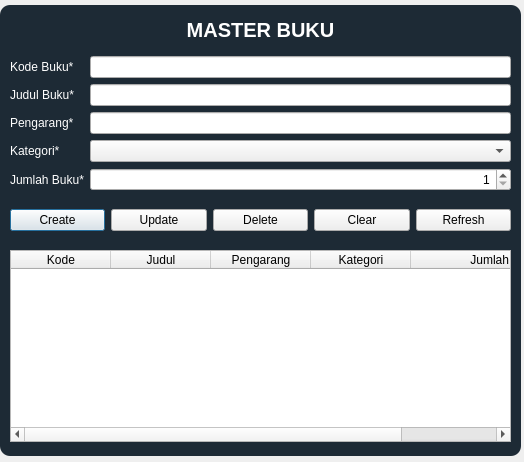
<?xml version="1.0" encoding="UTF-8"?>
<ui version="4.0">
 <class>MasterBuku</class>
 <widget class="QDialog" name="MasterBuku">
  <property name="geometry">
   <rect>
    <x>0</x>
    <y>0</y>
    <width>524</width>
    <height>462</height>
   </rect>
  </property>
  <property name="windowTitle">
   <string>Master Buku</string>
  </property>
  <property name="windowIcon">
   <iconset>
    <normaloff>book-icon.png</normaloff>book-icon.png</iconset>
  </property>
  <widget class="QWidget" name="horizontalLayoutWidget">
   <property name="geometry">
    <rect>
     <x>10</x>
     <y>200</y>
     <width>501</width>
     <height>41</height>
    </rect>
   </property>
   <layout class="QHBoxLayout" name="horizontalLayout">
    <item>
     <widget class="QPushButton" name="btnCreate">
      <property name="toolTip">
       <string>Tambah data buku</string>
      </property>
      <property name="styleSheet">
       <string notr="true">
QPushButton#btnCreate:pressed{
padding-left:5px;
padding-top:5px;
background-color:rgba(2, 65, 118, 100);
background-position:calc(100% - 10px)center;
}
QPushButton#btnCreate:hover{
background-color:rgba(2, 65, 118, 200);
}</string>
      </property>
      <property name="text">
       <string>Create</string>
      </property>
     </widget>
    </item>
    <item>
     <widget class="QPushButton" name="btnUpdate">
      <property name="toolTip">
       <string>Update data buku</string>
      </property>
      <property name="styleSheet">
       <string notr="true">
QPushButton#btnUpdate:pressed{
padding-left:5px;
padding-top:5px;
background-color:rgba(2, 65, 118, 100);
background-position:calc(100% - 10px)center;
}
QPushButton#btnUpdate:hover{
background-color:rgba(2, 65, 118, 200);
}</string>
      </property>
      <property name="text">
       <string>Update</string>
      </property>
     </widget>
    </item>
    <item>
     <widget class="QPushButton" name="btnDelete">
      <property name="toolTip">
       <string>Hapus data buku</string>
      </property>
      <property name="styleSheet">
       <string notr="true">
QPushButton#btnDelete:pressed{
padding-left:5px;
padding-top:5px;
background-color:rgba(2, 65, 118, 100);
background-position:calc(100% - 10px)center;
}
QPushButton#btnDelete:hover{
background-color:rgba(2, 65, 118, 200);
}</string>
      </property>
      <property name="text">
       <string>Delete</string>
      </property>
     </widget>
    </item>
    <item>
     <widget class="QPushButton" name="btnClear">
      <property name="toolTip">
       <string>Clear input</string>
      </property>
      <property name="styleSheet">
       <string notr="true">
QPushButton#btnClear:pressed{
padding-left:5px;
padding-top:5px;
background-color:rgba(2, 65, 118, 100);
background-position:calc(100% - 10px)center;
}
QPushButton#btnClear:hover{
background-color:rgba(2, 65, 118, 200);
}</string>
      </property>
      <property name="text">
       <string>Clear</string>
      </property>
     </widget>
    </item>
    <item>
     <widget class="QPushButton" name="btnRefresh">
      <property name="toolTip">
       <string>Refresh tabel buku</string>
      </property>
      <property name="styleSheet">
       <string notr="true">
QPushButton#btnRefresh:pressed{
padding-left:5px;
padding-top:5px;
background-color:rgba(2, 65, 118, 100);
background-position:calc(100% - 10px)center;
}
QPushButton#btnRefresh:hover{
background-color:rgba(2, 65, 118, 200);
}</string>
      </property>
      <property name="text">
       <string>Refresh</string>
      </property>
     </widget>
    </item>
   </layout>
  </widget>
  <widget class="QTableWidget" name="tblBuku">
   <property name="geometry">
    <rect>
     <x>10</x>
     <y>250</y>
     <width>501</width>
     <height>192</height>
    </rect>
   </property>
   <column>
    <property name="text">
     <string>Kode</string>
    </property>
   </column>
   <column>
    <property name="text">
     <string>Judul</string>
    </property>
   </column>
   <column>
    <property name="text">
     <string>Pengarang</string>
    </property>
   </column>
   <column>
    <property name="text">
     <string>Kategori</string>
    </property>
   </column>
   <column>
    <property name="text">
     <string>Jumlah</string>
    </property>
    <property name="textAlignment">
     <set>AlignTrailing|AlignVCenter</set>
    </property>
   </column>
  </widget>
  <widget class="QWidget" name="verticalLayoutWidget">
   <property name="geometry">
    <rect>
     <x>10</x>
     <y>10</y>
     <width>501</width>
     <height>181</height>
    </rect>
   </property>
   <layout class="QVBoxLayout" name="verticalLayout">
    <item>
     <widget class="QLabel" name="label_6">
      <property name="sizePolicy">
       <sizepolicy hsizetype="Preferred" vsizetype="Preferred">
        <horstretch>0</horstretch>
        <verstretch>0</verstretch>
       </sizepolicy>
      </property>
      <property name="font">
       <font>
        <pointsize>15</pointsize>
        <weight>75</weight>
        <bold>true</bold>
       </font>
      </property>
      <property name="layoutDirection">
       <enum>Qt::RightToLeft</enum>
      </property>
      <property name="styleSheet">
       <string notr="true">color: rgb(255, 255, 255);
border: 0px solid;</string>
      </property>
      <property name="text">
       <string>MASTER BUKU</string>
      </property>
      <property name="alignment">
       <set>Qt::AlignCenter</set>
      </property>
     </widget>
    </item>
    <item>
     <layout class="QFormLayout" name="formLayout">
      <item row="0" column="0">
       <widget class="QLabel" name="label">
        <property name="styleSheet">
         <string notr="true">color: rgb(255, 255, 255);
border: 0px solid;</string>
        </property>
        <property name="text">
         <string>Kode Buku*</string>
        </property>
       </widget>
      </item>
      <item row="0" column="1">
       <widget class="QLineEdit" name="edtKodeBuku">
        <property name="toolTip">
         <string>Masukkan kode buku</string>
        </property>
       </widget>
      </item>
      <item row="1" column="0">
       <widget class="QLabel" name="label_2">
        <property name="styleSheet">
         <string notr="true">color: rgb(255, 255, 255);
border: 0px solid;</string>
        </property>
        <property name="text">
         <string>Judul Buku*</string>
        </property>
       </widget>
      </item>
      <item row="1" column="1">
       <widget class="QLineEdit" name="edtJudulBuku">
        <property name="toolTip">
         <string>Masukkan judul buku</string>
        </property>
       </widget>
      </item>
      <item row="2" column="0">
       <widget class="QLabel" name="label_5">
        <property name="styleSheet">
         <string notr="true">color: rgb(255, 255, 255);
border: 0px solid;</string>
        </property>
        <property name="text">
         <string>Pengarang*</string>
        </property>
       </widget>
      </item>
      <item row="2" column="1">
       <widget class="QLineEdit" name="edtPengarang">
        <property name="toolTip">
         <string>Masukkan nama pengarang</string>
        </property>
       </widget>
      </item>
      <item row="3" column="0">
       <widget class="QLabel" name="label_4">
        <property name="styleSheet">
         <string notr="true">color: rgb(255, 255, 255);
border: 0px solid;</string>
        </property>
        <property name="text">
         <string>Kategori*</string>
        </property>
       </widget>
      </item>
      <item row="3" column="1">
       <widget class="QComboBox" name="cboKategori">
        <property name="toolTip">
         <string>Masukkan kategori buku</string>
        </property>
       </widget>
      </item>
      <item row="4" column="0">
       <widget class="QLabel" name="label_3">
        <property name="styleSheet">
         <string notr="true">color: rgb(255, 255, 255);
border: 0px solid;</string>
        </property>
        <property name="text">
         <string>Jumlah Buku*</string>
        </property>
       </widget>
      </item>
      <item row="4" column="1">
       <widget class="QSpinBox" name="spnJumlahBuku">
        <property name="toolTip">
         <string>Masukkan jumlah buku</string>
        </property>
        <property name="alignment">
         <set>Qt::AlignRight|Qt::AlignTrailing|Qt::AlignVCenter</set>
        </property>
        <property name="minimum">
         <number>1</number>
        </property>
        <property name="maximum">
         <number>500</number>
        </property>
       </widget>
      </item>
     </layout>
    </item>
   </layout>
  </widget>
  <widget class="QLabel" name="label_8">
   <property name="geometry">
    <rect>
     <x>0</x>
     <y>5</y>
     <width>521</width>
     <height>451</height>
    </rect>
   </property>
   <property name="styleSheet">
    <string notr="true">background-color:rgba(16, 30, 41, 240);
border-radius:10px;</string>
   </property>
   <property name="text">
    <string/>
   </property>
  </widget>
  <zorder>label_8</zorder>
  <zorder>horizontalLayoutWidget</zorder>
  <zorder>tblBuku</zorder>
  <zorder>verticalLayoutWidget</zorder>
 </widget>
 <tabstops>
  <tabstop>btnCreate</tabstop>
  <tabstop>btnUpdate</tabstop>
  <tabstop>btnDelete</tabstop>
  <tabstop>btnClear</tabstop>
  <tabstop>btnRefresh</tabstop>
  <tabstop>edtKodeBuku</tabstop>
  <tabstop>edtJudulBuku</tabstop>
  <tabstop>edtPengarang</tabstop>
  <tabstop>cboKategori</tabstop>
  <tabstop>spnJumlahBuku</tabstop>
  <tabstop>tblBuku</tabstop>
 </tabstops>
 <resources/>
 <connections/>
</ui>
